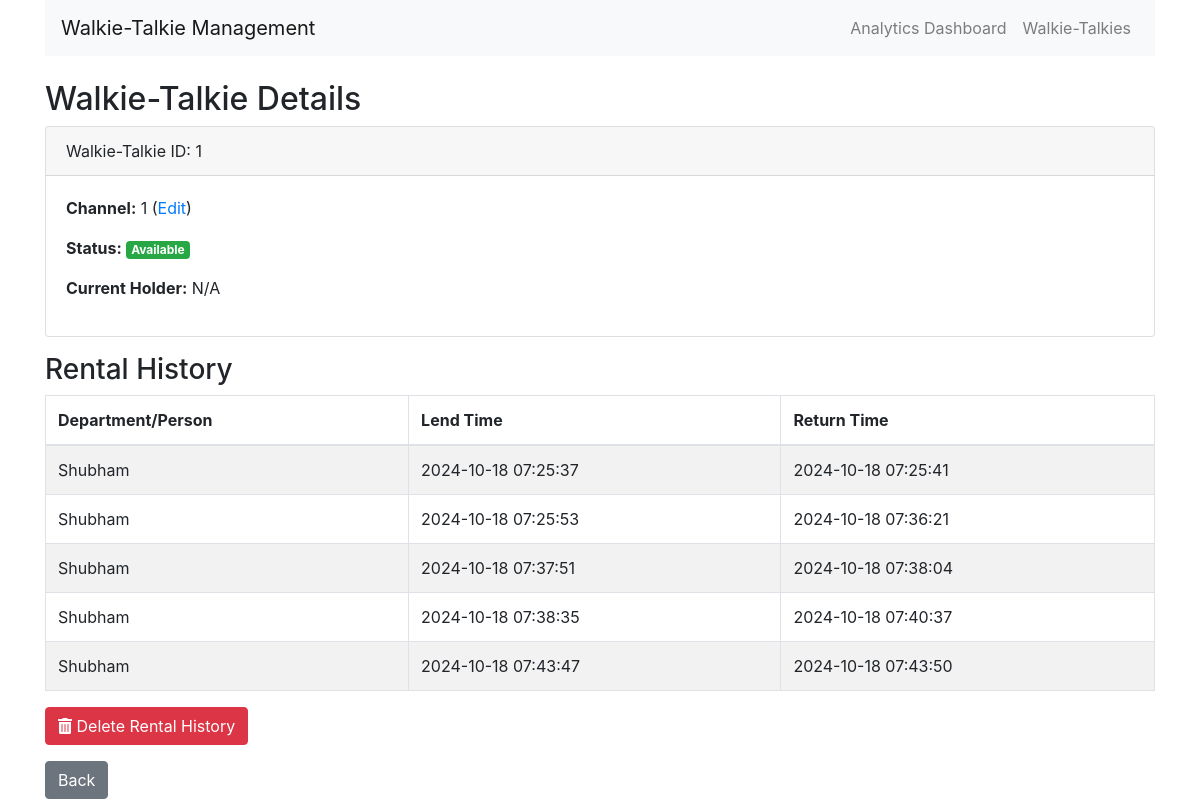
Before: /walkie_talkie/1 with the older database file.
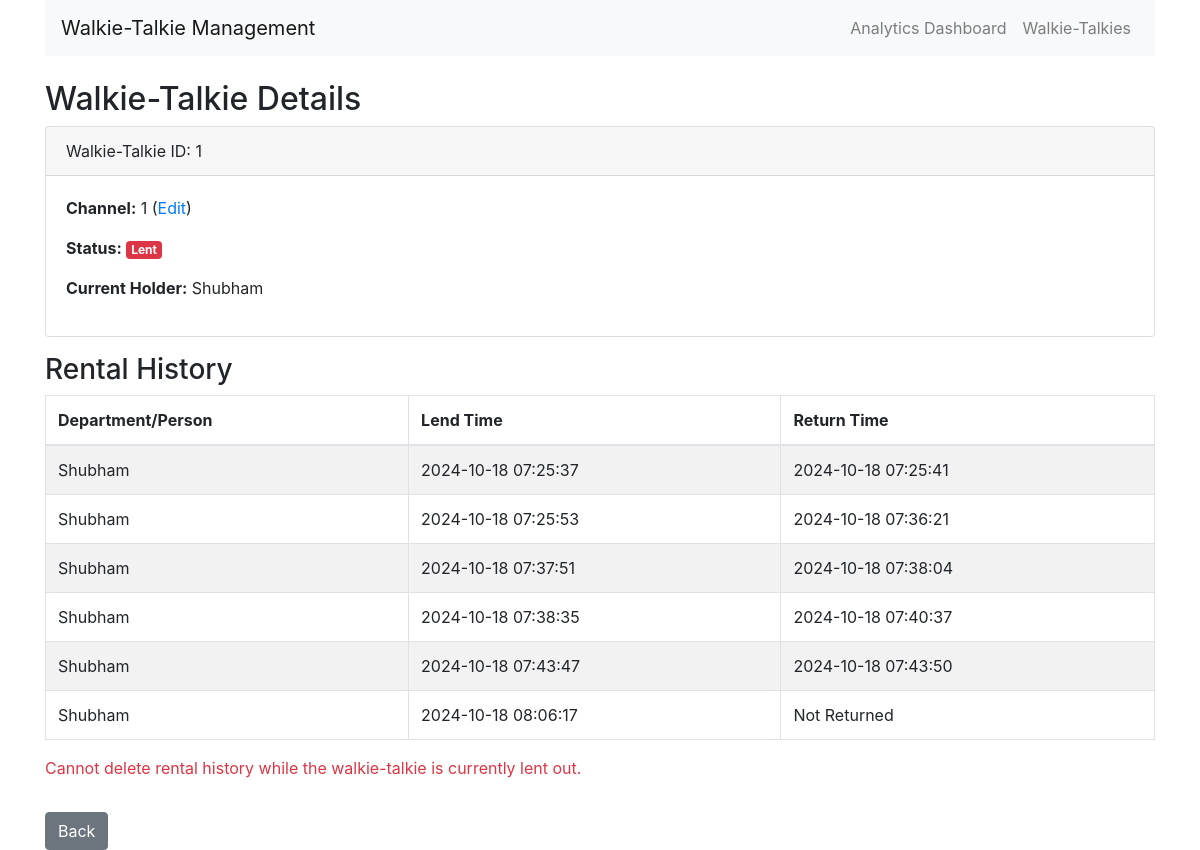
After: the same page with the newer database file.
### models.py (models this page shows)
class WalkieTalkie(db.Model):
    id = db.Column(db.Integer, primary_key=True)
    channel = db.Column(db.Integer, nullable=True, default=1)
    is_lent = db.Column(db.Boolean, default=False)
    current_holder = db.Column(db.String(100), nullable=True)
    is_charged = db.Column(db.Boolean, default=False)  # Default is now False (discharged)
    rental_history = db.relationship('Rental', backref='walkie_talkie', lazy=True)

class Rental(db.Model):
    id = db.Column(db.Integer, primary_key=True)
    walkie_talkie_id = db.Column(db.Integer, db.ForeignKey('walkie_talkie.id'))
    department_id = db.Column(db.Integer, db.ForeignKey('department.id'))
    lend_time = db.Column(db.DateTime, default=get_ist_now)
    return_time = db.Column(db.DateTime, nullable=True)

class Department(db.Model):
    id = db.Column(db.Integer, primary_key=True)
    name = db.Column(db.String(100), nullable=False, unique=True)
    rental_history = db.relationship('Rental', backref='department', lazy=True)

### routes.py (the view)
@app.route('/walkie_talkie/<int:wt_id>')
def view_walkie_talkie(wt_id):
    wt = WalkieTalkie.query.get_or_404(wt_id)
    rentals = Rental.query.filter_by(walkie_talkie_id=wt_id).all()
    return render_template('walkie_talkie.html', wt=wt, rentals=rentals)

### templates/walkie_talkie.html
{% extends 'base.html' %}
{% block content %}
<h2>Walkie-Talkie Details</h2>
<div class="card mb-3">
    <div class="card-header">
        Walkie-Talkie ID: {{ wt.id }}
    </div>
    <div class="card-body">
        <p><strong>Channel:</strong> {{ wt.channel }} (<a href="{{ url_for('edit_walkie_talkie', wt_id=wt.id) }}">Edit</a>)</p>
        <p><strong>Status:</strong>
            {% if wt.is_lent %}
                <span class="badge badge-danger">Lent</span>
            {% else %}
                <span class="badge badge-success">Available</span>
            {% endif %}
        </p>
        <p><strong>Current Holder:</strong> {{ wt.current_holder or 'N/A' }}</p>
    </div>
</div>
<h3>Rental History</h3>
{% if rentals %}
<table class="table table-striped table-bordered">
    <thead>
        <tr>
            <th>Department/Person</th>
            <th>Lend Time</th>
            <th>Return Time</th>
        </tr>
    </thead>
    <tbody>
        {% for rental in rentals %}
        <tr>
            <td>{{ rental.department.name }}</td>
            <td>{{ rental.lend_time.strftime('%Y-%m-%d %H:%M:%S') }}</td>
            <td>{{ rental.return_time.strftime('%Y-%m-%d %H:%M:%S') if rental.return_time else 'Not Returned' }}</td>
        </tr>
        {% endfor %}
    </tbody>
</table>
{% if not wt.is_lent %}
<form action="{{ url_for('delete_rental_history', wt_id=wt.id) }}" method="post" onsubmit="return confirm('Are you sure you want to delete all rental history for this walkie-talkie? This action cannot be undone.');">
    <button type="submit" class="btn btn-danger">
        <i class="fas fa-trash-alt"></i> Delete Rental History
    </button>
</form>
{% else %}
    <p class="text-danger">Cannot delete rental history while the walkie-talkie is currently lent out.</p>
{% endif %}
{% else %}
    <p>No rental history available for this walkie-talkie.</p>
{% endif %}
<a href="{{ url_for('index') }}" class="btn btn-secondary mt-3">Back</a>
{% endblock %}

Changed rows visible on the page:
changed WalkieTalkie id 1: is_lent False → True (drawn); current_holder "N/A" → "Shubham"
added Rental: department.name "Shubham", lend_time "2024-10-18 08:06:17", return_time "Not Returned"
Other visible differences:
text no longer shown: "Available Delete Rental History"
text now shown: "Lent Cannot delete rental history while the walkie-talkie is currently lent out."
